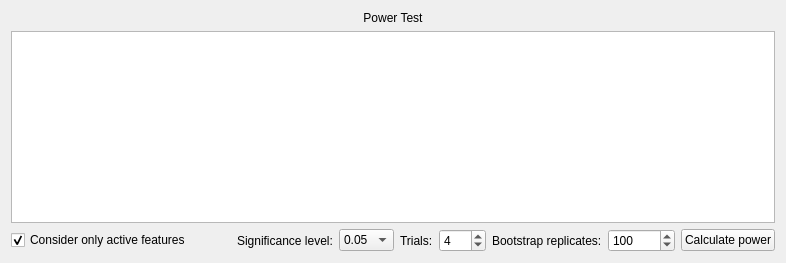
       <widget class="QWidget" name="tabPowerTest">
        <attribute name="title">
         <string>Power test</string>
        </attribute>
        <layout class="QVBoxLayout" name="verticalLayout_9">
         <item>
          <widget class="QLabel" name="lblPowerTestTitle">
           <property name="text">
            <string>Power Test</string>
           </property>
           <property name="alignment">
            <set>Qt::AlignCenter</set>
           </property>
          </widget>
         </item>
         <item>
          <widget class="QTableView" name="tablePower">
           <property name="alternatingRowColors">
            <bool>true</bool>
           </property>
           <property name="showGrid">
            <bool>true</bool>
           </property>
           <property name="sortingEnabled">
            <bool>true</bool>
           </property>
          </widget>
         </item>
         <item>
          <layout class="QHBoxLayout" name="horizontalLayout_16">
           <item>
            <widget class="QCheckBox" name="chkPowerActiveFeature">
             <property name="text">
              <string>Consider only active features</string>
             </property>
             <property name="checked">
              <bool>true</bool>
             </property>
            </widget>
           </item>
           <item>
            <spacer name="horizontalSpacer_4">
             <property name="orientation">
              <enum>Qt::Horizontal</enum>
             </property>
             <property name="sizeHint" stdset="0">
              <size>
               <width>40</width>
               <height>20</height>
              </size>
             </property>
            </spacer>
           </item>
           <item>
            <layout class="QHBoxLayout" name="horizontalLayout_6">
             <item>
              <widget class="QLabel" name="label_8">
               <property name="text">
                <string>Significance level:</string>
               </property>
              </widget>
             </item>
             <item>
              <widget class="QComboBox" name="cboPowerSignLevel">
               <property name="currentIndex">
                <number>1</number>
               </property>
               <item>
                <property name="text">
                 <string>0.10</string>
                </property>
               </item>
               <item>
                <property name="text">
                 <string>0.05</string>
                </property>
               </item>
               <item>
                <property name="text">
                 <string>0.02</string>
                </property>
               </item>
               <item>
                <property name="text">
                 <string>0.01</string>
                </property>
               </item>
               <item>
                <property name="text">
                 <string>1e-3</string>
                </property>
               </item>
               <item>
                <property name="text">
                 <string>1e-4</string>
                </property>
               </item>
               <item>
                <property name="text">
                 <string>1e-5</string>
                </property>
               </item>
              </widget>
             </item>
            </layout>
           </item>
           <item>
            <layout class="QHBoxLayout" name="horizontalLayout_14">
             <item>
              <widget class="QLabel" name="label_3">
               <property name="text">
                <string>Trials:</string>
               </property>
              </widget>
             </item>
             <item>
              <widget class="QSpinBox" name="spinPowerTrials">
               <property name="minimum">
                <number>1</number>
               </property>
               <property name="maximum">
                <number>100</number>
               </property>
               <property name="value">
                <number>4</number>
               </property>
              </widget>
             </item>
            </layout>
           </item>
           <item>
            <layout class="QHBoxLayout" name="horizontalLayout_15">
             <item>
              <widget class="QLabel" name="label_4">
               <property name="text">
                <string>Bootstrap replicates:</string>
               </property>
              </widget>
             </item>
             <item>
              <widget class="QSpinBox" name="spinPowerReplicates">
               <property name="minimum">
                <number>1</number>
               </property>
               <property name="maximum">
                <number>100000</number>
               </property>
               <property name="value">
                <number>100</number>
               </property>
              </widget>
             </item>
            </layout>
           </item>
           <item>
            <widget class="QPushButton" name="btnPowerTest">
             <property name="text">
              <string>Calculate power</string>
             </property>
            </widget>
           </item>
          </layout>
         </item>
        </layout>
       </widget>
